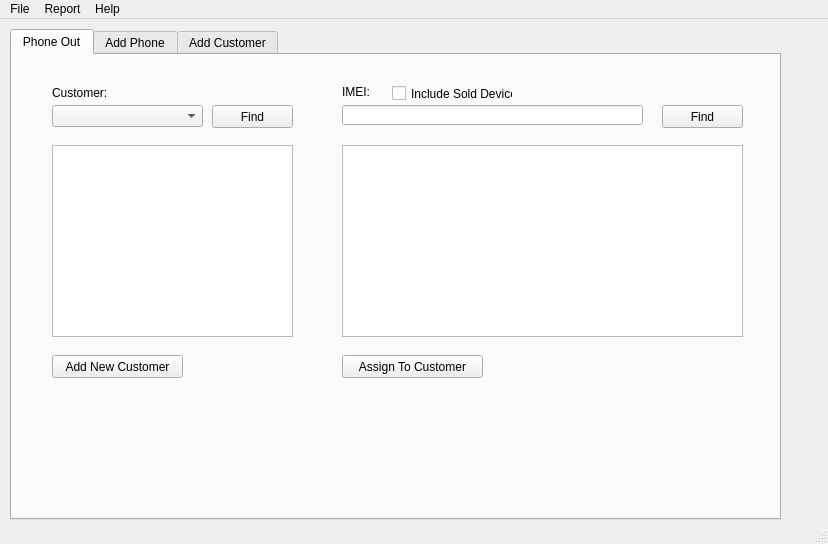
<?xml version="1.0" encoding="UTF-8"?>
<ui version="4.0">
 <class>MainWindow</class>
 <widget class="QMainWindow" name="MainWindow">
  <property name="geometry">
   <rect>
    <x>0</x>
    <y>0</y>
    <width>828</width>
    <height>544</height>
   </rect>
  </property>
  <property name="windowTitle">
   <string>MainWindow</string>
  </property>
  <widget class="QWidget" name="centralwidget">
   <widget class="QTabWidget" name="tabWindow">
    <property name="geometry">
     <rect>
      <x>10</x>
      <y>10</y>
      <width>771</width>
      <height>491</height>
     </rect>
    </property>
    <property name="currentIndex">
     <number>0</number>
    </property>
    <widget class="QWidget" name="tab_2">
     <attribute name="title">
      <string>Phone Out</string>
     </attribute>
     <widget class="QLineEdit" name="phoneOut_findIMEI_lineEdit">
      <property name="geometry">
       <rect>
        <x>330</x>
        <y>50</y>
        <width>301</width>
        <height>20</height>
       </rect>
      </property>
     </widget>
     <widget class="QLabel" name="label">
      <property name="geometry">
       <rect>
        <x>40</x>
        <y>30</y>
        <width>111</width>
        <height>16</height>
       </rect>
      </property>
      <property name="text">
       <string>Customer:</string>
      </property>
     </widget>
     <widget class="QLabel" name="label_2">
      <property name="geometry">
       <rect>
        <x>330</x>
        <y>30</y>
        <width>47</width>
        <height>13</height>
       </rect>
      </property>
      <property name="text">
       <string>IMEI:</string>
      </property>
     </widget>
     <widget class="QPushButton" name="phoneOut_findIMEI_pushButton">
      <property name="geometry">
       <rect>
        <x>650</x>
        <y>50</y>
        <width>81</width>
        <height>23</height>
       </rect>
      </property>
      <property name="text">
       <string>Find</string>
      </property>
     </widget>
     <widget class="QPushButton" name="pushButton_2">
      <property name="geometry">
       <rect>
        <x>200</x>
        <y>50</y>
        <width>81</width>
        <height>23</height>
       </rect>
      </property>
      <property name="text">
       <string>Find</string>
      </property>
     </widget>
     <widget class="QComboBox" name="phoneOut_findCustomer_comboBox">
      <property name="geometry">
       <rect>
        <x>40</x>
        <y>50</y>
        <width>151</width>
        <height>22</height>
       </rect>
      </property>
     </widget>
     <widget class="QPushButton" name="phoneOut_assignPhoneToCustomer_pushButton">
      <property name="geometry">
       <rect>
        <x>330</x>
        <y>300</y>
        <width>141</width>
        <height>23</height>
       </rect>
      </property>
      <property name="text">
       <string>Assign To Customer</string>
      </property>
     </widget>
     <widget class="QTableView" name="phoneOut_displayCustomer_tableView">
      <property name="geometry">
       <rect>
        <x>40</x>
        <y>90</y>
        <width>241</width>
        <height>192</height>
       </rect>
      </property>
     </widget>
     <widget class="QTableView" name="phoneOut_findIMEI_tableView">
      <property name="geometry">
       <rect>
        <x>330</x>
        <y>90</y>
        <width>401</width>
        <height>192</height>
       </rect>
      </property>
     </widget>
     <widget class="QPushButton" name="phoneOut_addCustomer_pushButton">
      <property name="geometry">
       <rect>
        <x>40</x>
        <y>300</y>
        <width>131</width>
        <height>23</height>
       </rect>
      </property>
      <property name="text">
       <string>Add New Customer</string>
      </property>
     </widget>
     <widget class="QCheckBox" name="PhoneOut_checkbox_includesold">
      <property name="geometry">
       <rect>
        <x>380</x>
        <y>30</y>
        <width>121</width>
        <height>17</height>
       </rect>
      </property>
      <property name="text">
       <string>Include Sold Device</string>
      </property>
     </widget>
    </widget>
    <widget class="QWidget" name="tab">
     <attribute name="title">
      <string>Add Phone</string>
     </attribute>
     <widget class="QGroupBox" name="groupBox">
      <property name="geometry">
       <rect>
        <x>30</x>
        <y>20</y>
        <width>701</width>
        <height>171</height>
       </rect>
      </property>
      <property name="title">
       <string>Add Device</string>
      </property>
      <widget class="QComboBox" name="addPhone_model_comboBox">
       <property name="geometry">
        <rect>
         <x>20</x>
         <y>40</y>
         <width>131</width>
         <height>22</height>
        </rect>
       </property>
      </widget>
      <widget class="QComboBox" name="addPhone_grade_comboBox">
       <property name="geometry">
        <rect>
         <x>260</x>
         <y>40</y>
         <width>69</width>
         <height>22</height>
        </rect>
       </property>
      </widget>
      <widget class="QLabel" name="label_3">
       <property name="geometry">
        <rect>
         <x>20</x>
         <y>20</y>
         <width>47</width>
         <height>13</height>
        </rect>
       </property>
       <property name="text">
        <string>Model</string>
       </property>
      </widget>
      <widget class="QLabel" name="label_4">
       <property name="geometry">
        <rect>
         <x>170</x>
         <y>20</y>
         <width>47</width>
         <height>13</height>
        </rect>
       </property>
       <property name="text">
        <string>Storage</string>
       </property>
      </widget>
      <widget class="QLabel" name="label_6">
       <property name="geometry">
        <rect>
         <x>350</x>
         <y>20</y>
         <width>47</width>
         <height>13</height>
        </rect>
       </property>
       <property name="text">
        <string>Color</string>
       </property>
      </widget>
      <widget class="QComboBox" name="addPhone_color_comboBox">
       <property name="geometry">
        <rect>
         <x>350</x>
         <y>40</y>
         <width>69</width>
         <height>22</height>
        </rect>
       </property>
      </widget>
      <widget class="QLabel" name="label_5">
       <property name="geometry">
        <rect>
         <x>260</x>
         <y>20</y>
         <width>47</width>
         <height>13</height>
        </rect>
       </property>
       <property name="text">
        <string>Grade</string>
       </property>
      </widget>
      <widget class="QLabel" name="label_7">
       <property name="geometry">
        <rect>
         <x>440</x>
         <y>20</y>
         <width>121</width>
         <height>16</height>
        </rect>
       </property>
       <property name="text">
        <string>Product ID(optional)</string>
       </property>
      </widget>
      <widget class="QComboBox" name="addPhone_storage_comboBox">
       <property name="geometry">
        <rect>
         <x>170</x>
         <y>40</y>
         <width>69</width>
         <height>22</height>
        </rect>
       </property>
      </widget>
      <widget class="QLineEdit" name="addPhone_imei_lineEdit">
       <property name="geometry">
        <rect>
         <x>20</x>
         <y>90</y>
         <width>391</width>
         <height>20</height>
        </rect>
       </property>
      </widget>
      <widget class="QLabel" name="label_8">
       <property name="geometry">
        <rect>
         <x>20</x>
         <y>70</y>
         <width>47</width>
         <height>13</height>
        </rect>
       </property>
       <property name="text">
        <string>IMEI</string>
       </property>
      </widget>
      <widget class="QLineEdit" name="addPhone_productID_lineEdit">
       <property name="geometry">
        <rect>
         <x>440</x>
         <y>40</y>
         <width>113</width>
         <height>20</height>
        </rect>
       </property>
      </widget>
      <widget class="QLabel" name="label_9">
       <property name="geometry">
        <rect>
         <x>20</x>
         <y>130</y>
         <width>61</width>
         <height>16</height>
        </rect>
       </property>
       <property name="text">
        <string>Last Added:</string>
       </property>
      </widget>
      <widget class="QLabel" name="addPhone_displayFullName_label">
       <property name="geometry">
        <rect>
         <x>100</x>
         <y>130</y>
         <width>361</width>
         <height>16</height>
        </rect>
       </property>
       <property name="text">
        <string>Full_name</string>
       </property>
      </widget>
      <widget class="QLabel" name="addPhone_displayIMEI_label">
       <property name="geometry">
        <rect>
         <x>100</x>
         <y>150</y>
         <width>47</width>
         <height>13</height>
        </rect>
       </property>
       <property name="text">
        <string>IMEI</string>
       </property>
      </widget>
      <widget class="QPushButton" name="addPhone_addPhone_pushButton">
       <property name="geometry">
        <rect>
         <x>440</x>
         <y>90</y>
         <width>111</width>
         <height>23</height>
        </rect>
       </property>
       <property name="text">
        <string>Add</string>
       </property>
      </widget>
     </widget>
     <widget class="QGroupBox" name="groupBox_2">
      <property name="geometry">
       <rect>
        <x>30</x>
        <y>210</y>
        <width>701</width>
        <height>241</height>
       </rect>
      </property>
      <property name="title">
       <string>New Qty</string>
      </property>
      <widget class="QTableWidget" name="addPhone_newQty_tableWidget">
       <property name="geometry">
        <rect>
         <x>10</x>
         <y>30</y>
         <width>631</width>
         <height>192</height>
        </rect>
       </property>
       <column>
        <property name="text">
         <string>ID</string>
        </property>
       </column>
       <column>
        <property name="text">
         <string>Product</string>
        </property>
       </column>
       <column>
        <property name="text">
         <string>Total Qty</string>
        </property>
       </column>
       <column>
        <property name="text">
         <string>Updated on website</string>
        </property>
       </column>
      </widget>
     </widget>
    </widget>
    <widget class="QWidget" name="tab_3">
     <attribute name="title">
      <string>Add Customer</string>
     </attribute>
     <widget class="QGroupBox" name="groupBox_3">
      <property name="geometry">
       <rect>
        <x>20</x>
        <y>20</y>
        <width>321</width>
        <height>321</height>
       </rect>
      </property>
      <property name="title">
       <string>Add Customer</string>
      </property>
      <widget class="QLineEdit" name="addCustomer_addCompany_lineEdit">
       <property name="geometry">
        <rect>
         <x>110</x>
         <y>39</y>
         <width>181</width>
         <height>31</height>
        </rect>
       </property>
      </widget>
      <widget class="QLineEdit" name="addCustomer_addName_lineEdit">
       <property name="geometry">
        <rect>
         <x>110</x>
         <y>89</y>
         <width>181</width>
         <height>31</height>
        </rect>
       </property>
      </widget>
      <widget class="QLineEdit" name="addCustomer_addPhone_lineEdit">
       <property name="geometry">
        <rect>
         <x>110</x>
         <y>139</y>
         <width>181</width>
         <height>31</height>
        </rect>
       </property>
      </widget>
      <widget class="QLineEdit" name="addCustomer_addEmail_lineEdit">
       <property name="geometry">
        <rect>
         <x>110</x>
         <y>189</y>
         <width>181</width>
         <height>31</height>
        </rect>
       </property>
      </widget>
      <widget class="QLabel" name="label_12">
       <property name="geometry">
        <rect>
         <x>30</x>
         <y>50</y>
         <width>47</width>
         <height>13</height>
        </rect>
       </property>
       <property name="text">
        <string>Company</string>
       </property>
      </widget>
      <widget class="QLabel" name="label_13">
       <property name="geometry">
        <rect>
         <x>30</x>
         <y>100</y>
         <width>47</width>
         <height>13</height>
        </rect>
       </property>
       <property name="text">
        <string>Name</string>
       </property>
      </widget>
      <widget class="QLabel" name="label_14">
       <property name="geometry">
        <rect>
         <x>30</x>
         <y>150</y>
         <width>47</width>
         <height>13</height>
        </rect>
       </property>
       <property name="text">
        <string>Phone</string>
       </property>
      </widget>
      <widget class="QLabel" name="label_15">
       <property name="geometry">
        <rect>
         <x>30</x>
         <y>200</y>
         <width>47</width>
         <height>13</height>
        </rect>
       </property>
       <property name="text">
        <string>Email</string>
       </property>
      </widget>
      <widget class="QPushButton" name="addCustomer_addCustomer_pushCustomer">
       <property name="geometry">
        <rect>
         <x>100</x>
         <y>240</y>
         <width>91</width>
         <height>23</height>
        </rect>
       </property>
       <property name="text">
        <string>Add Customer</string>
       </property>
      </widget>
     </widget>
     <widget class="QGroupBox" name="groupBox_4">
      <property name="geometry">
       <rect>
        <x>380</x>
        <y>20</y>
        <width>351</width>
        <height>321</height>
       </rect>
      </property>
      <property name="title">
       <string>Edit Customer</string>
      </property>
      <widget class="QLineEdit" name="addCustomer_editCompany_lineEdit">
       <property name="geometry">
        <rect>
         <x>120</x>
         <y>39</y>
         <width>191</width>
         <height>31</height>
        </rect>
       </property>
      </widget>
      <widget class="QLineEdit" name="addCustomer_editName_lineEdit">
       <property name="geometry">
        <rect>
         <x>120</x>
         <y>89</y>
         <width>191</width>
         <height>31</height>
        </rect>
       </property>
      </widget>
      <widget class="QLineEdit" name="addCustomer_editPhone_lineEdit">
       <property name="geometry">
        <rect>
         <x>120</x>
         <y>139</y>
         <width>191</width>
         <height>31</height>
        </rect>
       </property>
      </widget>
      <widget class="QLineEdit" name="addCustomer_editEmail_lineEdit">
       <property name="geometry">
        <rect>
         <x>120</x>
         <y>189</y>
         <width>191</width>
         <height>31</height>
        </rect>
       </property>
      </widget>
      <widget class="QLabel" name="label_16">
       <property name="geometry">
        <rect>
         <x>40</x>
         <y>50</y>
         <width>47</width>
         <height>13</height>
        </rect>
       </property>
       <property name="text">
        <string>Company</string>
       </property>
      </widget>
      <widget class="QLabel" name="label_17">
       <property name="geometry">
        <rect>
         <x>40</x>
         <y>100</y>
         <width>47</width>
         <height>13</height>
        </rect>
       </property>
       <property name="text">
        <string>Name</string>
       </property>
      </widget>
      <widget class="QLabel" name="label_18">
       <property name="geometry">
        <rect>
         <x>40</x>
         <y>150</y>
         <width>47</width>
         <height>13</height>
        </rect>
       </property>
       <property name="text">
        <string>Phone</string>
       </property>
      </widget>
      <widget class="QLabel" name="label_19">
       <property name="geometry">
        <rect>
         <x>40</x>
         <y>200</y>
         <width>47</width>
         <height>13</height>
        </rect>
       </property>
       <property name="text">
        <string>Email</string>
       </property>
      </widget>
      <widget class="QPushButton" name="addCustomer_editSearch_pushButton">
       <property name="geometry">
        <rect>
         <x>120</x>
         <y>240</y>
         <width>81</width>
         <height>23</height>
        </rect>
       </property>
       <property name="text">
        <string>Search</string>
       </property>
      </widget>
      <widget class="QPushButton" name="addCustomer_editConfirm_pushButton">
       <property name="geometry">
        <rect>
         <x>230</x>
         <y>240</y>
         <width>81</width>
         <height>23</height>
        </rect>
       </property>
       <property name="text">
        <string>Confirm</string>
       </property>
      </widget>
     </widget>
    </widget>
   </widget>
  </widget>
  <widget class="QMenuBar" name="menubar">
   <property name="geometry">
    <rect>
     <x>0</x>
     <y>0</y>
     <width>828</width>
     <height>21</height>
    </rect>
   </property>
   <widget class="QMenu" name="menuFile">
    <property name="title">
     <string>File</string>
    </property>
    <addaction name="menu_import_action"/>
    <addaction name="menu_export_action"/>
   </widget>
   <widget class="QMenu" name="menuReport">
    <property name="title">
     <string>Report</string>
    </property>
    <addaction name="menu_customerHistory_action"/>
    <addaction name="separator"/>
    <addaction name="menu_stockTake_action"/>
   </widget>
   <widget class="QMenu" name="menusdfs">
    <property name="title">
     <string>Help</string>
    </property>
    <addaction name="menu_helpYourself_action"/>
   </widget>
   <addaction name="menuFile"/>
   <addaction name="menuReport"/>
   <addaction name="menusdfs"/>
  </widget>
  <widget class="QStatusBar" name="statusbar"/>
  <action name="menu_import_action">
   <property name="text">
    <string>Import CSV</string>
   </property>
  </action>
  <action name="menu_export_action">
   <property name="text">
    <string>Export CSV</string>
   </property>
  </action>
  <action name="menu_customerHistory_action">
   <property name="text">
    <string>Customer Purchase History</string>
   </property>
  </action>
  <action name="menu_stockTake_action">
   <property name="text">
    <string>Stock Take Report</string>
   </property>
  </action>
  <action name="menu_helpYourself_action">
   <property name="text">
    <string>Yourself</string>
   </property>
  </action>
 </widget>
 <resources/>
 <connections/>
</ui>
